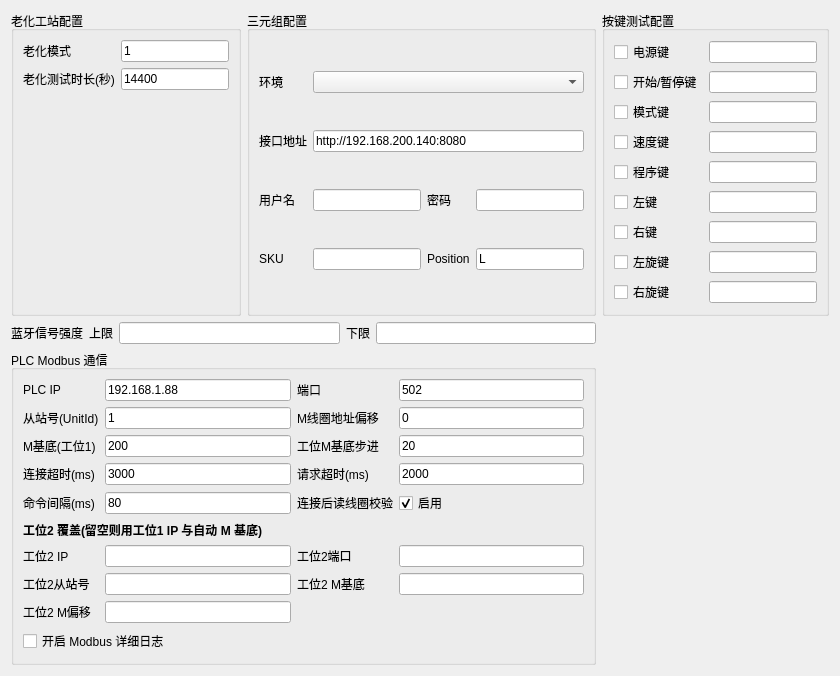
     <widget class="QWidget" name="tab_2">
      <attribute name="title">
       <string>测试详细配置</string>
      </attribute>
      <layout class="QGridLayout" name="gridLayout_8">
       <item row="0" column="0">
        <widget class="QGroupBox" name="groupBox_ageingConfig">
         <property name="title">
          <string>老化工站配置</string>
         </property>
         <layout class="QFormLayout" name="formLayout">
          <item row="0" column="0">
           <widget class="QLabel" name="label_ageingBurningMode">
            <property name="text">
             <string>老化模式</string>
            </property>
           </widget>
          </item>
          <item row="0" column="1">
           <widget class="QLineEdit" name="lineEdit_ageingBurningMode">
            <property name="sizePolicy">
             <sizepolicy hsizetype="Preferred" vsizetype="Fixed">
              <horstretch>0</horstretch>
              <verstretch>0</verstretch>
             </sizepolicy>
            </property>
            <property name="text">
             <string>1</string>
            </property>
           </widget>
          </item>
          <item row="1" column="0">
           <widget class="QLabel" name="label_ageingBurningSeconds">
            <property name="text">
             <string>老化测试时长(秒)</string>
            </property>
           </widget>
          </item>
          <item row="1" column="1">
           <widget class="QLineEdit" name="lineEdit_ageingBurningSeconds">
            <property name="sizePolicy">
             <sizepolicy hsizetype="Preferred" vsizetype="Fixed">
              <horstretch>0</horstretch>
              <verstretch>0</verstretch>
             </sizepolicy>
            </property>
            <property name="text">
             <string>14400</string>
            </property>
           </widget>
          </item>
         </layout>
        </widget>
       </item>
       <item row="0" column="1">
        <widget class="QGroupBox" name="groupBox_tupleConfig">
         <property name="title">
          <string>三元组配置</string>
         </property>
         <layout class="QGridLayout" name="gridLayout_tupleConfig">
          <item row="0" column="0">
           <widget class="QLabel" name="label_tupleEnvironment">
            <property name="text">
             <string>环境</string>
            </property>
           </widget>
          </item>
          <item row="0" column="1" colspan="3">
           <widget class="QComboBox" name="comboBox_tupleEnvironment"/>
          </item>
          <item row="1" column="0">
           <widget class="QLabel" name="label_tupleBaseUrl">
            <property name="text">
             <string>接口地址</string>
            </property>
           </widget>
          </item>
          <item row="1" column="1" colspan="3">
           <widget class="QLineEdit" name="lineEdit_tupleBaseUrl">
            <property name="text">
             <string>http://192.168.200.140:8080</string>
            </property>
           </widget>
          </item>
          <item row="2" column="0">
           <widget class="QLabel" name="label_tupleAuthUser">
            <property name="text">
             <string>用户名</string>
            </property>
           </widget>
          </item>
          <item row="2" column="1">
           <widget class="QLineEdit" name="lineEdit_tupleAuthUser"/>
          </item>
          <item row="2" column="2">
           <widget class="QLabel" name="label_tupleAuthPassword">
            <property name="text">
             <string>密码</string>
            </property>
           </widget>
          </item>
          <item row="2" column="3">
           <widget class="QLineEdit" name="lineEdit_tupleAuthPassword">
            <property name="echoMode">
             <enum>QLineEdit::Password</enum>
            </property>
           </widget>
          </item>
          <item row="3" column="0">
           <widget class="QLabel" name="label_tupleSku">
            <property name="text">
             <string>SKU</string>
            </property>
           </widget>
          </item>
          <item row="3" column="1">
           <widget class="QLineEdit" name="lineEdit_tupleSku"/>
          </item>
          <item row="3" column="2">
           <widget class="QLabel" name="label_tuplePosition">
            <property name="text">
             <string>Position</string>
            </property>
           </widget>
          </item>
          <item row="3" column="3">
           <widget class="QLineEdit" name="lineEdit_tuplePosition">
            <property name="text">
             <string>L</string>
            </property>
           </widget>
          </item>
         </layout>
        </widget>
       </item>
       <item row="0" column="2">
        <widget class="QGroupBox" name="groupBox_keyConfig">
         <property name="title">
          <string>按键测试配置</string>
         </property>
         <layout class="QGridLayout" name="gridLayout_keyConfig">
          <item row="2" column="1">
           <widget class="QLineEdit" name="lineEdit_KeyIdMode"/>
          </item>
          <item row="5" column="1">
           <widget class="QLineEdit" name="lineEdit_KeyIdLeft"/>
          </item>
          <item row="8" column="1">
           <widget class="QLineEdit" name="lineEdit_KeyIdRightRotate"/>
          </item>
          <item row="6" column="1">
           <widget class="QLineEdit" name="lineEdit_KeyIdRight"/>
          </item>
          <item row="4" column="1">
           <widget class="QLineEdit" name="lineEdit_KeyIdProgram"/>
          </item>
          <item row="8" column="0">
           <widget class="QCheckBox" name="checkBox_KeyIdRightRotate">
            <property name="text">
             <string>右旋键</string>
            </property>
           </widget>
          </item>
          <item row="4" column="0">
           <widget class="QCheckBox" name="checkBox_KeyIdProgram">
            <property name="text">
             <string>程序键</string>
            </property>
           </widget>
          </item>
          <item row="3" column="1">
           <widget class="QLineEdit" name="lineEdit_KeyIdSpeed"/>
          </item>
          <item row="0" column="0">
           <widget class="QCheckBox" name="checkBox_KeyIdPower">
            <property name="text">
             <string>电源键</string>
            </property>
           </widget>
          </item>
          <item row="1" column="0">
           <widget class="QCheckBox" name="checkBox_KeyIdStartPause">
            <property name="text">
             <string>开始/暂停键</string>
            </property>
           </widget>
          </item>
          <item row="1" column="1">
           <widget class="QLineEdit" name="lineEdit_KeyIdStartPause"/>
          </item>
          <item row="5" column="0">
           <widget class="QCheckBox" name="checkBox_KeyIdLeft">
            <property name="text">
             <string>左键</string>
            </property>
           </widget>
          </item>
          <item row="7" column="0">
           <widget class="QCheckBox" name="checkBox_KeyIdLeftRotate">
            <property name="text">
             <string>左旋键</string>
            </property>
           </widget>
          </item>
          <item row="6" column="0">
           <widget class="QCheckBox" name="checkBox_KeyIdRight">
            <property name="text">
             <string>右键</string>
            </property>
           </widget>
          </item>
          <item row="7" column="1">
           <widget class="QLineEdit" name="lineEdit_KeyIdLeftRotate"/>
          </item>
          <item row="2" column="0">
           <widget class="QCheckBox" name="checkBox_KeyIdMode">
            <property name="text">
             <string>模式键</string>
            </property>
           </widget>
          </item>
          <item row="3" column="0">
           <widget class="QCheckBox" name="checkBox_KeyIdSpeed">
            <property name="text">
             <string>速度键</string>
            </property>
           </widget>
          </item>
          <item row="0" column="1">
           <widget class="QLineEdit" name="lineEdit_KeyIdPower"/>
          </item>
         </layout>
        </widget>
       </item>
       <item row="1" column="0" colspan="2">
        <layout class="QHBoxLayout" name="horizontalLayout_3">
         <item>
          <widget class="QLabel" name="bluetoothSignalStrengthLabel">
           <property name="text">
            <string>蓝牙信号强度</string>
           </property>
          </widget>
         </item>
         <item>
          <layout class="QHBoxLayout" name="bluetoothUpperLimitLayout">
           <item>
            <widget class="QLabel" name="bluetoothUpperLimitLabel">
             <property name="text">
              <string>上限</string>
             </property>
            </widget>
           </item>
           <item>
            <widget class="QLineEdit" name="bluetoothUpperLimitLineEdit"/>
           </item>
          </layout>
         </item>
         <item>
          <layout class="QHBoxLayout" name="bluetoothLowerLimitLayout">
           <item>
            <widget class="QLabel" name="bluetoothLowerLimitLabel">
             <property name="text">
              <string>下限</string>
             </property>
            </widget>
           </item>
           <item>
            <widget class="QLineEdit" name="bluetoothLowerLimitLineEdit"/>
           </item>
          </layout>
         </item>
        </layout>
       </item>
       <item row="2" column="0" colspan="2">
        <widget class="QGroupBox" name="groupBox_plcModbusDebug">
         <property name="title">
          <string>PLC Modbus 通信</string>
         </property>
         <layout class="QGridLayout" name="gridLayout_plcModbus">
          <item row="3" column="3">
           <widget class="QLineEdit" name="lineEdit_plcRequestTimeoutMs">
            <property name="text">
             <string>2000</string>
            </property>
           </widget>
          </item>
          <item row="1" column="0">
           <widget class="QLabel" name="label_plcUnitId">
            <property name="text">
             <string>从站号(UnitId)</string>
            </property>
           </widget>
          </item>
          <item row="2" column="2">
           <widget class="QLabel" name="label_plcMBaseStationStep">
            <property name="text">
             <string>工位M基底步进</string>
            </property>
           </widget>
          </item>
          <item row="8" column="1">
           <widget class="QLineEdit" name="lineEdit_plcMCoilOffsetStation2"/>
          </item>
          <item row="7" column="0">
           <widget class="QLabel" name="label_plcUnitIdStation2">
            <property name="text">
             <string>工位2从站号</string>
            </property>
           </widget>
          </item>
          <item row="6" column="3">
           <widget class="QLineEdit" name="lineEdit_plcPortStation2"/>
          </item>
          <item row="7" column="1">
           <widget class="QLineEdit" name="lineEdit_plcUnitIdStation2"/>
          </item>
          <item row="2" column="0">
           <widget class="QLabel" name="label_plcMBase">
            <property name="text">
             <string>M基底(工位1)</string>
            </property>
           </widget>
          </item>
          <item row="6" column="2">
           <widget class="QLabel" name="label_plcPortStation2">
            <property name="text">
             <string>工位2端口</string>
            </property>
           </widget>
          </item>
          <item row="4" column="3">
           <widget class="QCheckBox" name="checkBox_plcConnectVerifyRead">
            <property name="text">
             <string>启用</string>
            </property>
            <property name="checked">
             <bool>true</bool>
            </property>
           </widget>
          </item>
          <item row="4" column="1">
           <widget class="QLineEdit" name="lineEdit_plcCommandGapMs">
            <property name="text">
             <string>80</string>
            </property>
           </widget>
          </item>
          <item row="5" column="0" colspan="4">
           <widget class="QLabel" name="label_plcStation2Title">
            <property name="styleSheet">
             <string notr="true">font-weight: 600;</string>
            </property>
            <property name="text">
             <string>工位2 覆盖(留空则用工位1 IP 与自动 M 基底)</string>
            </property>
           </widget>
          </item>
          <item row="2" column="3">
           <widget class="QLineEdit" name="lineEdit_plcMBaseStationStep">
            <property name="text">
             <string>20</string>
            </property>
           </widget>
          </item>
          <item row="8" column="0">
           <widget class="QLabel" name="label_plcMCoilOffsetStation2">
            <property name="text">
             <string>工位2 M偏移</string>
            </property>
           </widget>
          </item>
          <item row="0" column="3">
           <widget class="QLineEdit" name="lineEdit_plcPort">
            <property name="text">
             <string>502</string>
            </property>
           </widget>
          </item>
          <item row="1" column="2">
           <widget class="QLabel" name="label_plcMCoilOffset">
            <property name="text">
             <string>M线圈地址偏移</string>
            </property>
           </widget>
          </item>
          <item row="2" column="1">
           <widget class="QLineEdit" name="lineEdit_plcMBase">
            <property name="text">
             <string>200</string>
            </property>
           </widget>
          </item>
          <item row="0" column="2">
           <widget class="QLabel" name="label_plcPort">
            <property name="text">
             <string>端口</string>
            </property>
           </widget>
          </item>
          <item row="1" column="3">
           <widget class="QLineEdit" name="lineEdit_plcMCoilOffset">
            <property name="text">
             <string>0</string>
            </property>
           </widget>
          </item>
          <item row="7" column="2">
           <widget class="QLabel" name="label_plcMBaseStation2">
            <property name="text">
             <string>工位2 M基底</string>
            </property>
           </widget>
          </item>
          <item row="3" column="2">
           <widget class="QLabel" name="label_plcRequestTimeoutMs">
            <property name="text">
             <string>请求超时(ms)</string>
            </property>
           </widget>
          </item>
          <item row="1" column="1">
           <widget class="QLineEdit" name="lineEdit_plcUnitId">
            <property name="text">
             <string>1</string>
            </property>
           </widget>
          </item>
          <item row="0" column="1">
           <widget class="QLineEdit" name="lineEdit_plcIpAddress">
            <property name="text">
             <string>192.168.1.88</string>
            </property>
           </widget>
          </item>
          <item row="4" column="2">
           <widget class="QLabel" name="label_plcConnectVerifyRead">
            <property name="text">
             <string>连接后读线圈校验</string>
            </property>
           </widget>
          </item>
          <item row="3" column="1">
           <widget class="QLineEdit" name="lineEdit_plcConnectTimeoutMs">
            <property name="text">
             <string>3000</string>
            </property>
           </widget>
          </item>
          <item row="7" column="3">
           <widget class="QLineEdit" name="lineEdit_plcMBaseStation2"/>
          </item>
          <item row="6" column="0">
           <widget class="QLabel" name="label_plcIpStation2">
            <property name="text">
             <string>工位2 IP</string>
            </property>
           </widget>
          </item>
          <item row="3" column="0">
           <widget class="QLabel" name="label_plcConnectTimeoutMs">
            <property name="text">
             <string>连接超时(ms)</string>
            </property>
           </widget>
          </item>
          <item row="4" column="0">
           <widget class="QLabel" name="label_plcCommandGapMs">
            <property name="text">
             <string>命令间隔(ms)</string>
            </property>
           </widget>
          </item>
          <item row="6" column="1">
           <widget class="QLineEdit" name="lineEdit_plcIpAddressStation2"/>
          </item>
          <item row="9" column="0" colspan="2">
           <widget class="QCheckBox" name="checkBox_plcModbusTrace">
            <property name="toolTip">
             <string>勾选后：界面日志输出 [PLC调试] 会话摘要；Qt 调试输出 [H5U-Modbus] 收发十六进制。环境变量 PLC_MODBUS_TRACE=1 亦可强制开启。</string>
            </property>
            <property name="text">
             <string>开启 Modbus 详细日志</string>
            </property>
           </widget>
          </item>
          <item row="0" column="0">
           <widget class="QLabel" name="label_plcIp">
            <property name="text">
             <string>PLC IP</string>
            </property>
           </widget>
          </item>
         </layout>
        </widget>
       </item>
      </layout>
     </widget>
